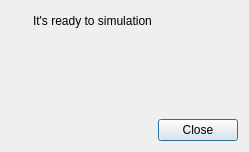
<?xml version="1.0" encoding="UTF-8"?>
<ui version="4.0">
 <class>Check_Dialog</class>
 <widget class="QDialog" name="Check_Dialog">
  <property name="geometry">
   <rect>
    <x>0</x>
    <y>0</y>
    <width>249</width>
    <height>152</height>
   </rect>
  </property>
  <property name="windowTitle">
   <string>Check</string>
  </property>
  <layout class="QGridLayout" name="gridLayout">
   <item row="0" column="2">
    <spacer name="horizontalSpacer_2">
     <property name="orientation">
      <enum>Qt::Horizontal</enum>
     </property>
     <property name="sizeHint" stdset="0">
      <size>
       <width>72</width>
       <height>20</height>
      </size>
     </property>
    </spacer>
   </item>
   <item row="0" column="1">
    <widget class="QLabel" name="label_2">
     <property name="text">
      <string>It's ready to simulation</string>
     </property>
    </widget>
   </item>
   <item row="0" column="0">
    <spacer name="horizontalSpacer">
     <property name="orientation">
      <enum>Qt::Horizontal</enum>
     </property>
     <property name="sizeHint" stdset="0">
      <size>
       <width>23</width>
       <height>20</height>
      </size>
     </property>
    </spacer>
   </item>
   <item row="1" column="1">
    <spacer name="verticalSpacer">
     <property name="orientation">
      <enum>Qt::Vertical</enum>
     </property>
     <property name="sizeHint" stdset="0">
      <size>
       <width>20</width>
       <height>40</height>
      </size>
     </property>
    </spacer>
   </item>
   <item row="2" column="2">
    <widget class="QPushButton" name="pushButton">
     <property name="text">
      <string>Close</string>
     </property>
    </widget>
   </item>
  </layout>
 </widget>
 <resources/>
 <connections/>
</ui>
